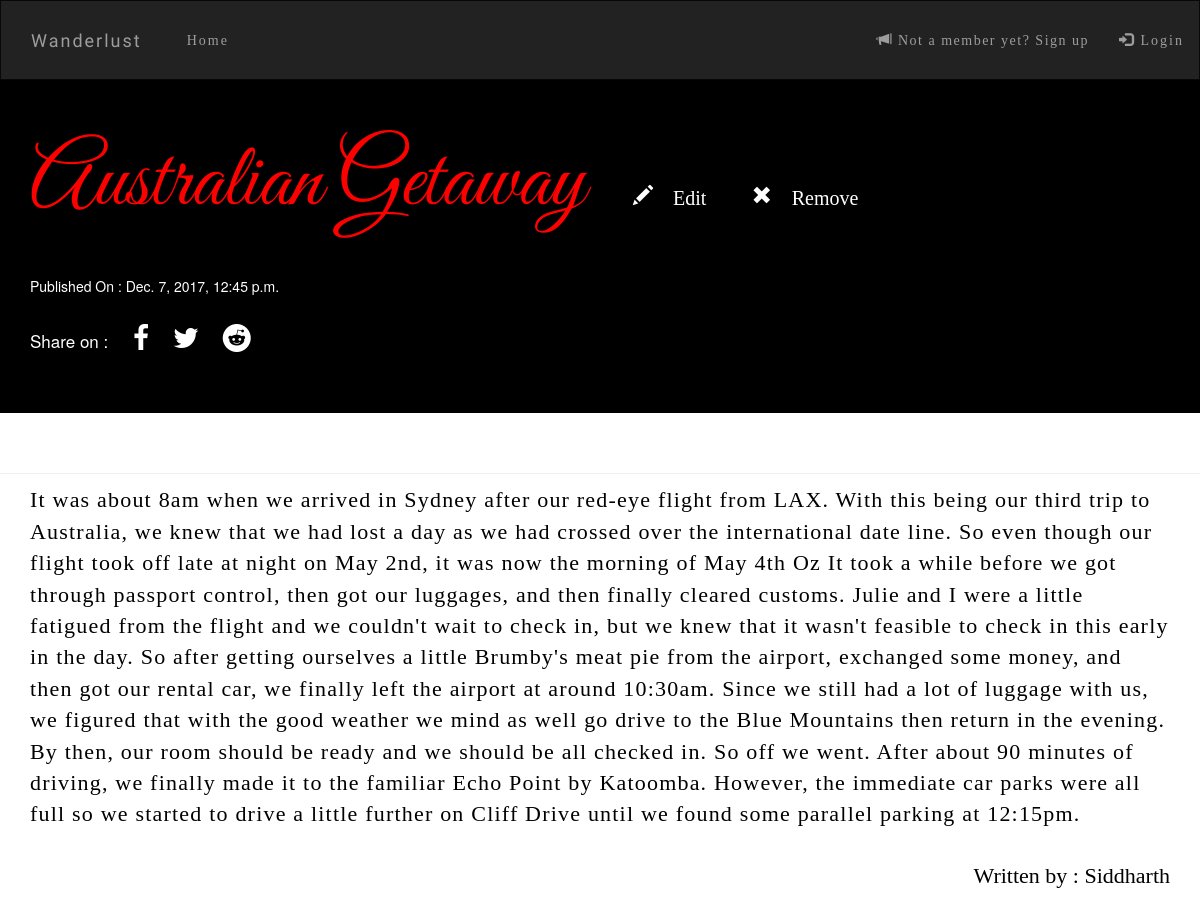
Page /blog/post/1/ on the committed database.
### blog_app/models.py (models this page shows, shortened)
class Post(models.Model) :
    author = models.ForeignKey(settings.AUTH_USER_MODEL, default=1)
    title = models.CharField(max_length=150)
    text = models.TextField()
    post_picture = models.FileField()
    created_date = models.DateTimeField(default=timezone.now)
    publish_date = models.DateTimeField(null=True, blank=True)

### blog_app/views.py (the view)
# urls.py: url(r'^post/(?P<pk>\d+)/$', views.post_detail, name='post_detail'),
def post_detail(request, pk):
    post = get_object_or_404(Post, pk = pk)
    share_string = quote_plus(post.text)
    context = {
        'post' : post,
        'share_string' : share_string,
    }
    return render(request, 'blog_app/detail.html', context)

### blog_app/templates/blog_app/detail.html
    {% extends 'blog_app/base.html' %}
    {% block bg %}
        style="background-color: white"
    {% endblock %}
    {% block content %}
        <div style="margin-top: 0px ; background-color: black ; color: black">
        <br>
        <br>
        <div class = "container">
        <a href = "{% url 'post_detail' post.id %}" style="color: red"><p style="font-size: 90px ; font-family: 'Great Vibes'">{{ post.title }}
            <a href="{% url 'update_post' post.id %}"><span style="color: white ; margin-left: 30px; font-size: 20px" class="glyphicon glyphicon-pencil"> Edit</span></a>
            <a href="{% url 'delete_post' post.id %}"><span style="color: white ; margin-left: 30px; font-size: 20px" class = "glyphicon glyphicon-remove"> Remove</span></a>
        </p></a>
        <br>
        <h5 style="color: white ; margin-top: 0px ; ">Published On : {{ post.publish_date}}</h5><br>
        <span style="font-size: 17px ; margin-right: 20px ; color: white"> Share on : </span>
            <span style="margin-right: 20px">
            <a href="https://www.facebook.com/sharer/sharer.php?u={{ request.build_absolute_uri }}">
                <i class="fa fa-facebook fa-2x" style="color: white;"></i></a></span>
            <span style="margin-right: 20px"><a href="https://twitter.com/home?status={{ share_string }}%20{{ request.build_absolute_uri }}">
            <i class="fa fa-twitter fa-2x" aria-hidden="true" style="color: white"> </i>
            </a></span>
            <span style="margin-right:20px">
            <a href="http://www.reddit.com/submit?url={{ request.build_absolute_uri }}&title={{ share_string }}.">
                <i class="fa fa-reddit fa-2x" aria-hidden="true" style="color: white">  </i>
            </a>
            </span>
        <br>
            <br>
<br><br>
        </div>
        </div>
        <br>
        <br>
        <hr style="margin-bottom: 10px">
        <div class = "container">
        <p style="color: black; font-size: 22px ; letter-spacing: 1.2px ; font-family: 'Alegreya'">{{ post.text }}</p>
        <br>
        <p align="right" style="font-family: 'Alegreya' ; font-size: 22px ; color: black"> Written by : {{ post.author }}</p>
        <br>
        </div>
    {% endblock %}

### rows in the picture
Post: title "Australian Getaway", publish_date "Dec. 7, 2017, 12:45 p.m.", text "It was about 8am when we arrived in Sydney after our red-eye flight from LAX. With this being our third trip to Australia, we knew that we had lost a day as we had crossed over the international date line. So even though our flight took off late at night on May 2nd, it was now the morning of May 4th Oz It took a while before we got through passport control, then got our luggages, and then finally cleared customs. Julie and I were a little fatigued from the flight and we couldn't wait to check in, but we knew that it wasn't feasible to check in this early in the day. So after getting ourselves a little Brumby's meat pie from the airport, exchanged some money, and then got our rental car, we…", author "Siddharth"
